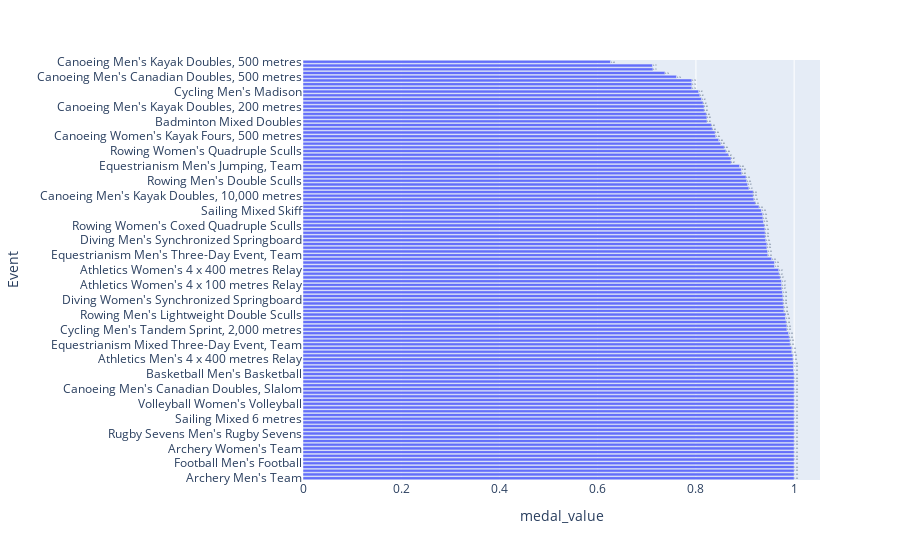

Notebook code cell kept with this figure:
### Code cell
import plotly.express as px
df = px.data.tips()
fig = px.bar(events.sort_values("medal_value", ascending=False), x="medal_value", y="Event", text='medal_value', text_auto=",.2f", orientation='h', width=float('inf'), height=4000)
fig.show()

### Figure 1 — Plotly figure (JSON) as saved in the notebook; plotly's stock layout.template omitted (floating-point values rounded to 4 significant figures)
{"data": [{"alignmentgroup": "True", "hovertemplate": "medal_value=%{text}<br>Event=%{y}<extra></extra>", "legendgroup": "", "marker": {"color": "#636efa", "pattern": {"shape": ""}}, "name": "", "offsetgroup": "", "orientation": "h", "showlegend": false, "text": [1, 1, 1, 1, 1, 1, 1, 1, 1, 1, 1, 1, 1, 1, 1, 1, 1, 1, 1, 1, 1, 1, 1, 1, 1, 1, 1, 1, 1, 0.9988, 0.9987, 0.9987, 0.9977, 0.9974, 0.9953, 0.9952, 0.992, 0.9915, 0.9899, 0.9886, 0.9853, 0.9852, 0.9839, 0.9824, 0.9821, 0.9792, 0.9792, 0.9778, 0.9773, 0.977, 0.9763, 0.975, 0.9746, 0.9744, 0.9717, 0.9695, 0.9685, 0.96, 0.96, 0.9542, 0.9464, 0.9459, 0.9444, 0.9444, 0.9423, 0.9412, 0.941, 0.9405, 0.9394, 0.9375, 0.9364, 0.9359, 0.9333, 0.9284, 0.9211, 0.918, 0.9167, 0.9167, 0.9078, 0.9054, 0.9034, 0.902, 0.8934, 0.8926, 0.8889, 0.8718, 0.8715, 0.8661, 0.8611, 0.8577, 0.8506, 0.8464, 0.8403, 0.8391, 0.8333, 0.8313, 0.8226, 0.8223, 0.821, 0.817, 0.8167, 0.8146, 0.8115, 0.808, 0.8056, 0.7917, 0.7917, 0.7917, 0.7604, 0.7368, 0.7125, 0.7115, 0.626], "textposition": "auto", "texttemplate": "%{x:,.2f}", "type": "bar", "x": [1, 1, 1, 1, 1, 1, 1, 1, 1, 1, 1, 1, 1, 1, 1, 1, 1, 1, 1, 1, 1, 1, 1, 1, 1, 1, 1, 1, 1, 0.9988, 0.9987, 0.9987, 0.9977, 0.9974, 0.9953, 0.9952, 0.992, 0.9915, 0.9899, 0.9886, 0.9853, 0.9852, 0.9839, 0.9824, 0.9821, 0.9792, 0.9792, 0.9778, 0.9773, 0.977, 0.9763, 0.975, 0.9746, 0.9744, 0.9717, 0.9695, 0.9685, 0.96, 0.96, 0.9542, 0.9464, 0.9459, 0.9444, 0.9444, 0.9423, 0.9412, 0.941, 0.9405, 0.9394, 0.9375, 0.9364, 0.9359, 0.9333, 0.9284, 0.9211, 0.918, 0.9167, 0.9167, 0.9078, 0.9054, 0.9034, 0.902, 0.8934, 0.8926, 0.8889, 0.8718, 0.8715, 0.8661, 0.8611, 0.8577, 0.8506, 0.8464, 0.8403, 0.8391, 0.8333, 0.8313, 0.8226, 0.8223, 0.821, 0.817, 0.8167, 0.8146, 0.8115, 0.808, 0.8056, 0.7917, 0.7917, 0.7917, 0.7604, 0.7368, 0.7125, 0.7115, 0.626], "xaxis": "x", "y": ["Archery Men's Team", "Cycling Men's Team Sprint", "Cycling Women's Team Sprint", "Fencing Women's Sabre, Team", "Football Men's Football", "Football Women's Football", "Gymnastics Men's Team All-Around", "Handball Men's Handball", "Archery Women's Team", "Hockey Women's Hockey", "Modern Pentathlon Men's Team", "Rhythmic Gymnastics Women's Group", "Rugby Sevens Men's Rugby Sevens", "Rugby Sevens Women's Rugby Sevens", "Sailing Men's Skiff", "Sailing Mixed 5.5 metres", "Sailing Mixed 6 metres", "Sailing Mixed Multihull", "Sailing Women's Skiff", "Softball Women's Softball", "Volleyball Women's Volleyball", "Cycling Women's Team Pursuit", "Hockey Men's Hockey", "Water Polo Women's Water Polo", "Canoeing Men's Canadian Doubles, Slalom", "Baseball Men's Baseball", "Basketball Women's Basketball", "Beach Volleyball Women's Beach Volleyball", "Basketball Men's Basketball", "Water Polo Men's Water Polo", "Volleyball Men's Volleyball", "Handball Women's Handball", "Athletics Men's 4 x 400 metres Relay", "Athletics Men's 4 x 100 metres Relay", "Fencing Women's Foil, Team", "Equestrianism Mixed Dressage, Team", "Equestrianism Mixed Three-Day Event, Team", "Rowing Men's Lightweight Coxless Fours", "Cycling Men's 100 kilometres Team Time Trial", "Fencing Women's epee, Team", "Cycling Men's Tandem Sprint, 2,000 metres", "Fencing Men's Sabre, Team", "Beach Volleyball Men's Beach Volleyball", "Fencing Men's epee, Team", "Rowing Men's Lightweight Double Sculls", "Diving Women's Synchronized Platform", "Tennis Men's Doubles", "Equestrianism Mixed Jumping, Team", "Diving Women's Synchronized Springboard", "Rowing Women's Lightweight Double Sculls", "Cycling Men's Team Pursuit, 4,000 metres", "Tennis Women's Doubles", "Athletics Women's 4 x 100 metres Relay", "Sailing Women's Two Person Dinghy", "Sailing Mixed Three Person Keelboat", "Fencing Men's Foil, Team", "Athletics Women's 4 x 400 metres Relay", "Sailing Women's Three Person Keelboat", "Table Tennis Men's Doubles", "Gymnastics Women's Team All-Around", "Equestrianism Men's Three-Day Event, Team", "Badminton Men's Doubles", "Diving Men's Synchronized Platform", "Table Tennis Women's Doubles", "Diving Men's Synchronized Springboard", "Table Tennis Men's Team", "Rowing Men's Coxed Eights", "Sailing Mixed Two Person Keelboat", "Rowing Women's Coxed Quadruple Sculls", "Cycling Men's Road Race, Team", "Sailing Mixed Two Person Heavyweight Dinghy", "Sailing Men's Two Person Dinghy", "Sailing Mixed Skiff", "Rowing Men's Quadruple Sculls", "Table Tennis Women's Team", "Synchronized Swimming Women's Team", "Canoeing Men's Kayak Doubles, 10,000 metres", "Sailing Mixed Two Person Dinghy", "Rowing Women's Coxed Eights", "Badminton Women's Doubles", "Rowing Men's Double Sculls", "Rowing Men's Coxed Fours", "Rowing Men's Coxless Fours", "Rowing Women's Coxless Pairs", "Equestrianism Men's Jumping, Team", "Sailing Men's Two Person Keelboat", "Canoeing Men's Kayak Fours, 1,000 metres", "Rowing Men's Coxless Pairs", "Rowing Women's Quadruple Sculls", "Swimming Men's 4 x 100 metres Medley Relay", "Swimming Men's 4 x 200 metres Freestyle Relay", "Rowing Men's Coxed Pairs", "Canoeing Women's Kayak Fours, 500 metres", "Canoeing Men's Canadian Doubles, 1,000 metres", "Tennis Mixed Doubles", "Swimming Women's 4 x 100 metres Medley Relay", "Badminton Mixed Doubles", "Swimming Women's 4 x 200 metres Freestyle Relay", "Rowing Women's Coxed Fours", "Rowing Women's Double Sculls", "Canoeing Men's Kayak Doubles, 200 metres", "Canoeing Men's Kayak Doubles, 1,000 metres", "Canoeing Women's Kayak Doubles, 500 metres", "Swimming Women's 4 x 100 metres Freestyle Relay", "Cycling Men's Madison", "Canoeing Men's Kayak Relay 4 x 500 metres", "Canoeing Men's Canadian Doubles, 10,000 metres", "Rowing Women's Coxless Fours", "Canoeing Men's Canadian Doubles, 500 metres", "Synchronized Swimming Women's Duet", "Gymnastics Women's Team Portable Apparatus", "Swimming Men's 4 x 100 metres Freestyle Relay", "Canoeing Men's Kayak Doubles, 500 metres"], "yaxis": "y"}], "layout": {"autosize": true, "barmode": "relative", "legend": {"tracegroupgap": 0}, "margin": {"t": 60}, "xaxis": {"anchor": "y", "autorange": true, "domain": [0, 1], "range": [0, 1.053], "title": {"text": "medal_value"}, "type": "linear"}, "yaxis": {"anchor": "x", "autorange": true, "domain": [0, 1], "range": [-0.5, 112.5], "title": {"text": "Event"}, "type": "category"}}}
